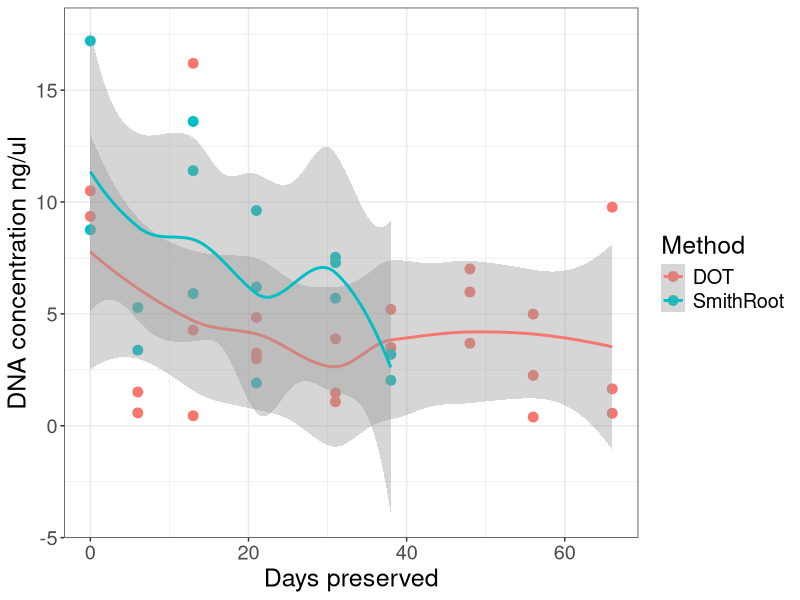
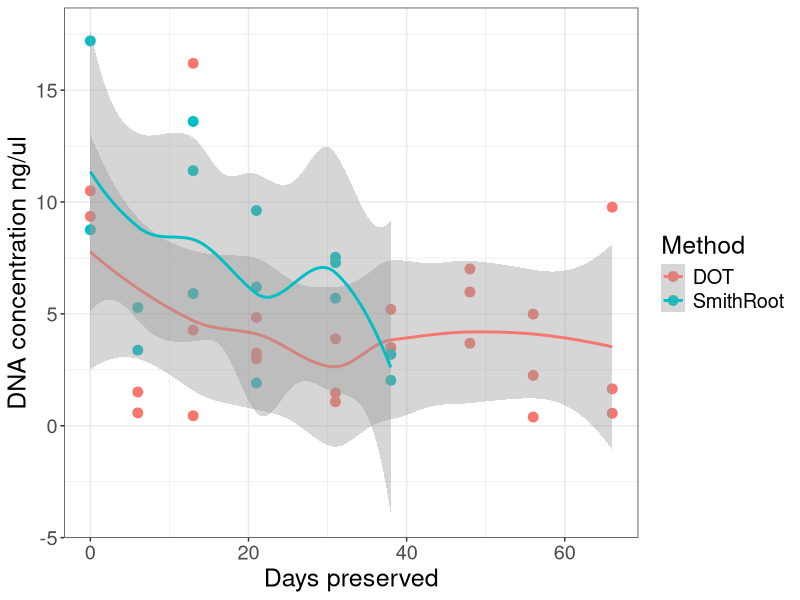

These figures' R source, in order:
#plot up eDNA concentration vs duration in RNAlater in the DOT samplers
library(dplyr)
library(ggplot2)

#Read in the csv 
conc <- read.csv("data/eDNA_Concentrations.csv", header = T) %>% group_by(Method)

ggplot(conc, aes(x=DurationPreserved, y=as.numeric(Concentration), color=Method))+
  geom_point(size=3)+
  geom_smooth()+
  ylab(label = "DNA concentration ng/ul")+
  xlab(label = "Days preserved")+
  theme_bw()+
  theme(text=element_text(size=18))


ggsave(filename = "DOTvsSR_preservation.png",plot = last_plot(),device = "png",
       path = "figures/",width = 12, height = 8, units = "in", dpi = 400, bg = "white")
